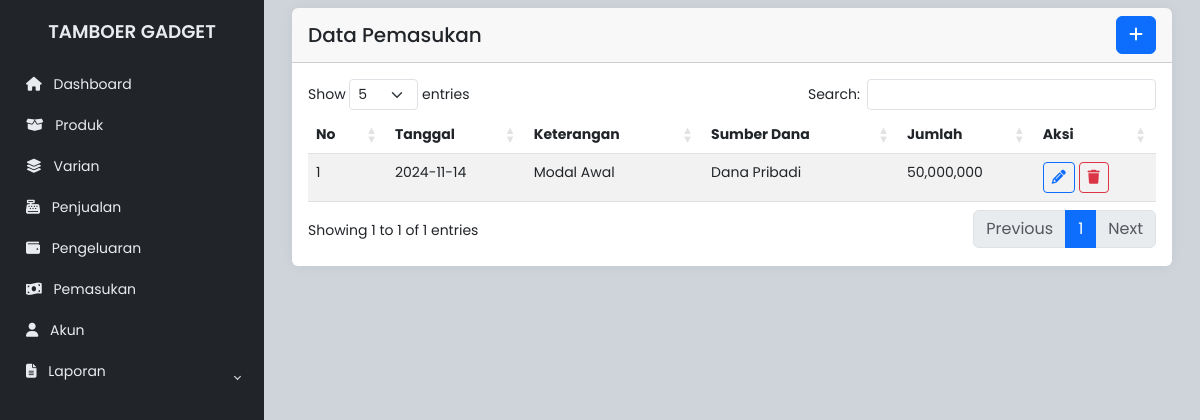
The app's page /admin/pemasukan.php with its own data.
### tables this page shows
CREATE TABLE `pemasukan` (
  `id_pemasukan` int(11) NOT NULL,
  `tanggal` date NOT NULL,
  `keterangan` text DEFAULT NULL,
  `sumber_dana` varchar(50) DEFAULT NULL,
  `jumlah` decimal(15,2) NOT NULL
);

### admin/pemasukan.php (the view, shortened to what this page needs)
<!DOCTYPE html>
<html lang="en">
<head>
    <link rel="stylesheet" href="https://cdn.jsdelivr.net/npm/bootstrap@5.3.0-alpha2/dist/css/bootstrap.min.css">
    <link rel="stylesheet" href="https://cdnjs.cloudflare.com/ajax/libs/font-awesome/6.1.1/css/all.min.css">
    <link rel="stylesheet" href="https://cdn.datatables.net/1.11.3/css/dataTables.bootstrap5.min.css">
    <link rel="stylesheet" href="../css/style.css">
</head>
<body>
    <div class="wrapper">
        <?php include 'sidebar.php'; ?>
        <div class="main">
            <main class="content px-3 py-2">
                <div class="container-fluid">
                    <div class="row">
                        <div class="col-12">
                            <div class="card border-0">
                                <div class="card-header d-flex justify-content-between align-items-center">
                                    <h5 class="card-title mb-0">Data Pemasukan</h5>
                                    <a href="tambah_pemasukan.php" class="btn btn-primary">
                                        <i class="fas fa-plus"></i>
                                    </a>
                                </div>
                                <div class="card-body">
                                    <div class="table-responsive">
                                        <table id="example" class="table table-striped">
                                            <thead>
                                                <tr>
                                                    <th>No</th>
                                                    <th>Tanggal</th>
                                                    <th>Keterangan</th>
                                                    <th>Sumber Dana</th>
                                                    <th>Jumlah</th>
                                                    <th>Aksi</th>
                                                </tr>
                                            </thead>
                                            <tbody>
                                                <?php
                                                include 'koneksi.php';
                                                $sql = "SELECT * FROM pemasukan";
                                                $result = $conn->query($sql);
                                                if ($result->num_rows > 0) {
                                                    $no = 1;
                                                    while ($row = $result->fetch_assoc()) {
                                                        echo "<tr>
                                                            <td>" . $no++ . "</td>
                                                            <td>" . $row['tanggal'] . "</td>
                                                            <td>" . $row['keterangan'] . "</td>
                                                            <td>" . $row['sumber_dana'] . "</td>
                                                            <td>" . number_format($row['jumlah'], 0) . "</td>
                                                            <td>
                                                                <a href='edit_pemasukan.php?id=" . $row['id_pemasukan'] . "' class='btn btn-outline-primary btn-sm'>
                                                                    <i class='fas fa-pencil-alt'></i>
                                                                </a>
                                                                <button class='btn btn-outline-danger btn-sm' onclick='confirmDelete(" . $row['id_pemasukan'] . ")'>
                                                                    <i class='fas fa-trash'></i>
                                                                </button>
                                                            </td>
                                                        </tr>";
                                                    }
                                                } else {
                                                    echo "<tr><td colspan='7' class='text-center'>Data tidak tersedia</td></tr>";
                                                }
                                                ?>
                                            </tbody>
                                        </table>
                                    </div>
                                </div>
                            </div>
                        </div>
                    </div>
                </div>
            </main>
        </div>
    </div>
</body>
</html>

### css/style.css (style rules this page uses)
body { font-family: "Poppins", sans-serif; font-size: 0.875rem; opacity: 1; overflow-y: scroll; margin: 0; }
a { cursor: pointer; text-decoration: none; font-family: "Poppins", sans-serif; }
.wrapper { align-items: stretch; display: flex; width: 100%; }
.main { display: flex; flex-direction: column; min-height: 100vh; min-width: 0; overflow: hidden; transition: all 0.35s ease-in-out; width: 100%; background: var(--bs-dark-bg-subtle); }
.content { flex: 1; max-width: 100vw; width: 100vw; }
@media (min-width: 768px) { .content { max-width: auto; width: auto; } }
.card { box-shadow: 0 0 0.875rem 0 rgba(34, 46, 60, 0.05); margin-bottom: 24px; }

### admin/pemasukan.php (style rules this page uses)
@media (min-width: 769px) { table.dataTable tbody td { font-size: 14px; } }
@media (min-width: 769px) { table.dataTable thead th { font-size: 14px; } }

### records on screen
pemasukan: tanggal "2024-11-14", keterangan "Modal Awal", sumber_dana "Dana Pribadi", jumlah "50,000,000"
